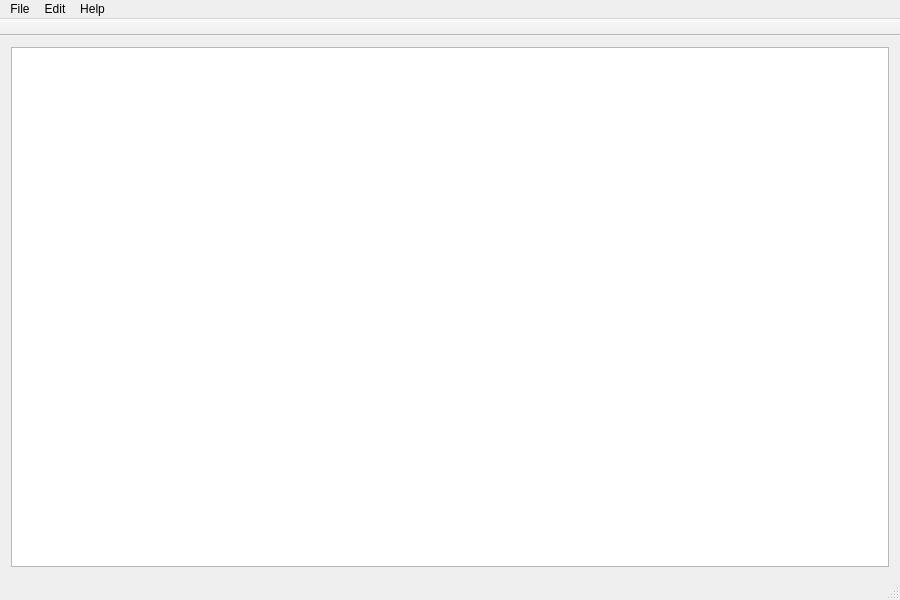
<?xml version="1.0" encoding="UTF-8"?>
<ui version="4.0">
 <class>Main_Window</class>
 <widget class="QMainWindow" name="Main_Window">
  <property name="geometry">
   <rect>
    <x>0</x>
    <y>0</y>
    <width>900</width>
    <height>600</height>
   </rect>
  </property>
  <property name="windowTitle">
   <string>gnss-sdr-monitor</string>
  </property>
  <widget class="QWidget" name="centralWidget">
   <layout class="QGridLayout" name="gridLayout">
    <item row="1" column="0">
     <widget class="QTableView" name="tableView"/>
    </item>
   </layout>
  </widget>
  <widget class="QMenuBar" name="menuBar">
   <property name="geometry">
    <rect>
     <x>0</x>
     <y>0</y>
     <width>900</width>
     <height>22</height>
    </rect>
   </property>
   <widget class="QMenu" name="menuFile">
    <property name="title">
     <string>File</string>
    </property>
    <addaction name="actionQuit"/>
   </widget>
   <widget class="QMenu" name="menuEdit">
    <property name="title">
     <string>Edit</string>
    </property>
    <addaction name="actionPreferences"/>
   </widget>
   <widget class="QMenu" name="menuHelp">
    <property name="title">
     <string>Help</string>
    </property>
    <addaction name="actionAbout"/>
   </widget>
   <addaction name="menuFile"/>
   <addaction name="menuEdit"/>
   <addaction name="menuHelp"/>
  </widget>
  <widget class="QToolBar" name="mainToolBar">
   <property name="movable">
    <bool>false</bool>
   </property>
   <property name="floatable">
    <bool>false</bool>
   </property>
   <attribute name="toolBarArea">
    <enum>TopToolBarArea</enum>
   </attribute>
   <attribute name="toolBarBreak">
    <bool>false</bool>
   </attribute>
  </widget>
  <widget class="QStatusBar" name="statusBar"/>
  <action name="actionQuit">
   <property name="text">
    <string>Quit</string>
   </property>
  </action>
  <action name="actionPreferences">
   <property name="text">
    <string>Preferences</string>
   </property>
  </action>
  <action name="actionAbout">
   <property name="text">
    <string>About</string>
   </property>
  </action>
 </widget>
 <layoutdefault spacing="6" margin="11"/>
 <resources/>
 <connections/>
</ui>
